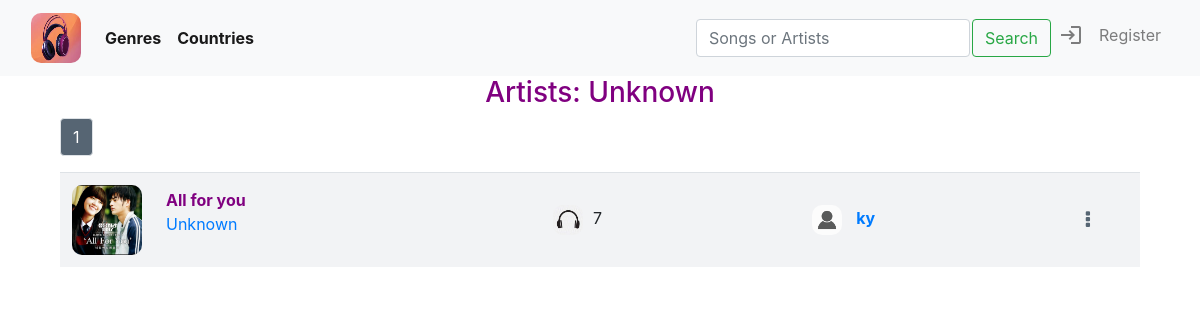
Screenshot of /artists/Unknown with the database file from the repository.
### music/models.py (models this page shows, shortened)
class Song(models.Model):
    uploader = models.ForeignKey(User, on_delete=models.CASCADE, related_name="uploader")
    title = models.CharField(max_length=64, blank=False, db_column="title")
    _artists = models.CharField(max_length=64, blank=True, db_column="artists")
    _country = models.CharField(max_length=64, blank=True, db_column="country")
    _genre = models.CharField(max_length=64, blank=True, db_column="genre")
    date = models.DateTimeField(db_column="date")
    views = models.IntegerField(default=0, db_column="views")
    photo = models.ImageField(upload_to='images', blank=True, default=None)
    audio = models.FileField(upload_to='songs', blank=False, default=None)
    @property
    def artists(self):
        return self._artists
    @artists.setter
    def artists(self, artists):
        if not artists:
            self._artists = "Unknown"
        else:
            self._artists = artists
    @property
    def genre(self):
        return self._genre
    @genre.setter
    def genre(self, genre):
        if not genre or genre.lower() not in ["pop", "dance", "rock", "jazz", "traditional", "soundtrack"]:
            self._genre = "Others"
        else:
            self._genre = genre
    @property
    def country(self):
        return self._country
    @country.setter
    def country(self, country):
        if not country or country.lower() not in ["us - uk", "korea", "japan", "china", "vietnam"]:
            self._country = "Others"
        else:
            self._country = country

class User(AbstractUser):
    pass

### music/views.py (the view)
# urls.py: path("artists/<str:artists>", views.artists, name="artists")
def artists(request, artists):
    tracks = Tracks("artists", artists)
    pages, lists = tracks.paginate(10)
    playlists, new_playlist_index = private_playlists(request)
    return render(request, "music/list.html", {
        "result": f"Artists: {artists}",
        "tracks": tracks.all,
        "pages": pages,
        "lists": lists,
        "playlists": playlists,
        "new_playlist_index": new_playlist_index
    })

### music/views.py (called while the page is built)
def pagination(tracks, number):
    pages = []
    list = []
    lists = []
    p = Paginator(tracks, number)
    for i in range(p.num_pages):
        page = p.page(i + 1)
        pages.append(page)
        list.append(i + 1)
    l = Paginator(list, 5)
    for i in range(l.num_pages):
        lists.append(l.page(i + 1))
    return pages, lists

def private_playlists(request):
    if request.user.is_authenticated:
        playlists = Playlist.objects.filter(user=request.user)
        new_playlist_index = len(playlists) + 1
    else:
        playlists = None
        new_playlist_index = 1
    return playlists, new_playlist_index

    def paginate(self, number):
        return pagination(self.all, number)

### music/templates/music/list.html (shortened to what this page needs)
{% extends "music/layout.html" %}
{% load static %}
{% block body %}
    <div id="list-page">
        {% if result %}
            <h3 id="result" style="color: purple;">{{ result }}</h3>
        {% endif %}
        {% if tracks|length != 0 %}
            <div id="paginator-navbar">
                    {% for page in pages %}
                            <div class="paginator-navbar" id="paginator-{{ page.number }}">
                                {% for list in lists %}
                                    {% if page.number >= list|first and page.number <= list|last %}
                                        <nav aria-label="Page navigation example" class="pages-list" id="list-{{ list.number }}">
                                            <ul class="pagination">
                                                {% for number in list %}
                                                    <li class="page-item"><a href="#" class="page-link" id="page-link-{{ number }}" data-page_number="{{ number }}" onclick="showPage(this.dataset.page_number)">{{ number }}</a></li>
                                                {% endfor %}
                                            </ul>
                                        </nav>
                                    {% endif %}
                                {% endfor %}
                            </div>
                    {% endfor %}
            </div>
        {% else %}
            {% if playlist %}
                <h5 style="width: 100%; margin-top: 20px; text-align: center;">
                    This playlist is empty, visit <a href="{% url 'list' %}">Here</a> to add some tracks.
                </h5>
            {% endif %}
        {% endif %}
        <div id="tracks-list" class="tracks-list">
            {% for page in pages %}
                <div class="paginator" id="page-{{ page.number }}">
                    <table class="table">
                        {% for track in page.object_list %}
                            <tr class="track-bar" id="track-{{ track.id }}" data-id="{{ track.id }}" data-page_number="{{ page.number }}" style="cursor: pointer;">
                                <td class="track-onclick" data-id="{{ track.id }}" class="track-infomation" id="track-photo">
                                    <div class="photo-div">
                                        {% if track.photo %}
                                            <img src="/music/media/{{ track.photo }}">
                                        {% else %}
                                            <img src="/static/music/media/music.jpg">
                                        {% endif %}
                                    </div>
                                </td>
                                <td class="track-onclick" data-id="{{ track.id }}" class="track-infomation" id="track-title-artists">
                                    <div id="title"><strong style="color: purple;">{{ track.title }}</strong></div>
                                    <div id="artists">
                                        <a href="{% url 'artists' track.artists %}"><p style="white-space: nowrap; text-overflow: ellipsis;">{{ track.artists }}</p></a>
                                    </div>
                                </td>
                                <td class="track-onclick" data-id="{{ track.id }}" class="track-infomation" id="track-views">
                                    <div class="hide">
                                        <img style="width: 30px; height: 30px; margin-right: 10px;" src="{% static 'music/media/headphone.jpg' %}">
                                        <span id="views-of-track-{{ track.id }}">{{ track.views }}</span>
                                    </div>
                                </td>
                                <td class="track-onclick" class="hide" data-id="{{ track.id }}" class="track-infomation" style="width: 300px;" id="track-uploader">
                                    <div>
                                        <img style="width: 30px; height: 30px; margin-right: 10px;" src="{% static 'music/media/person.png' %}">
                                        <a href="{% url 'library' track.uploader.id %}">
                                            <strong style="white-space: nowrap; text-overflow: ellipsis;">{{ track.uploader }}</strong>
                                        </a>
                                    </div>
                                </td>
                                <td class="track-infomation" id="track-download">
                                    <a style="font-size: 20px; color: #566573;" href="#" data-uploader_id="{{ track.uploader.id }}" data-track_id="{{ track.id }}" data-audio="{{ track.audio }}" onclick="showAddingTable(this)">
                                        <i id="dot-icon" class="fa fa-ellipsis-v" aria-hidden="true"></i>
                                    </a>
                                </td>
                            </tr>
                        {% endfor %}
                    </table>
                </div>
            {% endfor %}
        </div>
        <div id="placeholder">
        </div>
    </div>
{% endblock %}

### music/static/music/styles.css (style rules this page uses)
img { border-radius: 10px; }
ul { list-style: none; }
#list-page { padding-left: 5%; padding-right: 5%; height: 87vh; }
#tracks-list { width: 100%; }
#placeholder { height: 15vh; }
.table { width: 90vw; border-collapse: collapse; }
.table tr { background-color: #F2F3F5; height: auto; }
.table td { vertical-align: middle; height: 10vh; border-collapse: collapse; }
#track-title-artists { width: 30vw; overflow: hidden; }
#track-title-artists #title, #artists { width: 30vw; overflow: hidden; white-space: nowrap; text-overflow: ellipsis; }
#track-title-artists #artists { width: max-content; }
#track-photo { width: 90px; height: 90px; }
#track-photo img { width: 70px; height: 70px; }
#track-views { padding-left: 15px; width: 25vw; }
#track-download { width: 7vw; text-align: center; }
.paginator-navbar nav ul li { z-index: 1; }
#track-download #dot-icon { width: 30px; height: 30px; border-radius: 50%; display: flex; justify-content: center; align-items: center; }
.hide { display: none; }
#result { text-align: center; }
.paginator-navbar { display: none; margin-top: 1vh; height: auto; }
@media (min-width: 700px) { .hide { display: table; } }

### rows the page displays
Song: photo (picture), title "All for you", artists "Unknown", views "7", uploader "ky"

### other values shown
{{ result }} "Artists: Unknown"
{{ number }} "1"
